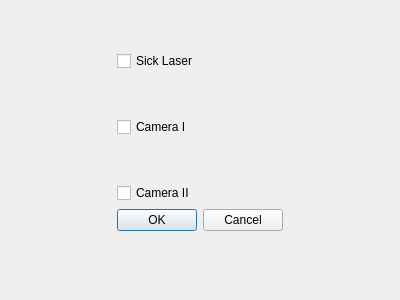
<?xml version="1.0" encoding="UTF-8"?>
<ui version="4.0">
 <class>sensor_select_dialog</class>
 <widget class="QDialog" name="sensor_select_dialog">
  <property name="geometry">
   <rect>
    <x>0</x>
    <y>0</y>
    <width>400</width>
    <height>300</height>
   </rect>
  </property>
  <property name="maximumSize">
   <size>
    <width>400</width>
    <height>300</height>
   </size>
  </property>
  <property name="windowTitle">
   <string>Select Sensor for Data Collection</string>
  </property>
  <layout class="QHBoxLayout" name="horizontalLayout_2">
   <item>
    <layout class="QHBoxLayout" name="horizontalLayout">
     <item>
      <spacer name="horizontalSpacer_2">
       <property name="orientation">
        <enum>Qt::Horizontal</enum>
       </property>
       <property name="sizeHint" stdset="0">
        <size>
         <width>40</width>
         <height>20</height>
        </size>
       </property>
      </spacer>
     </item>
     <item>
      <layout class="QVBoxLayout" name="verticalLayout_3">
       <item>
        <layout class="QVBoxLayout" name="verticalLayout_2">
         <item>
          <layout class="QVBoxLayout" name="verticalLayout">
           <item>
            <spacer name="verticalSpacer_3">
             <property name="orientation">
              <enum>Qt::Vertical</enum>
             </property>
             <property name="sizeHint" stdset="0">
              <size>
               <width>20</width>
               <height>40</height>
              </size>
             </property>
            </spacer>
           </item>
           <item>
            <widget class="QCheckBox" name="sick_laser_checkBox">
             <property name="text">
              <string>Sick Laser</string>
             </property>
            </widget>
           </item>
           <item>
            <spacer name="verticalSpacer">
             <property name="orientation">
              <enum>Qt::Vertical</enum>
             </property>
             <property name="sizeHint" stdset="0">
              <size>
               <width>20</width>
               <height>40</height>
              </size>
             </property>
            </spacer>
           </item>
           <item>
            <widget class="QCheckBox" name="camera_1_checkBox">
             <property name="text">
              <string>Camera I</string>
             </property>
            </widget>
           </item>
           <item>
            <spacer name="verticalSpacer_2">
             <property name="orientation">
              <enum>Qt::Vertical</enum>
             </property>
             <property name="sizeHint" stdset="0">
              <size>
               <width>20</width>
               <height>40</height>
              </size>
             </property>
            </spacer>
           </item>
           <item>
            <widget class="QCheckBox" name="camera_2_checkBox">
             <property name="text">
              <string>Camera II</string>
             </property>
            </widget>
           </item>
          </layout>
         </item>
         <item>
          <widget class="QDialogButtonBox" name="buttonBox">
           <property name="orientation">
            <enum>Qt::Horizontal</enum>
           </property>
           <property name="standardButtons">
            <set>QDialogButtonBox::Cancel|QDialogButtonBox::Ok</set>
           </property>
          </widget>
         </item>
        </layout>
       </item>
       <item>
        <spacer name="verticalSpacer_4">
         <property name="orientation">
          <enum>Qt::Vertical</enum>
         </property>
         <property name="sizeHint" stdset="0">
          <size>
           <width>20</width>
           <height>40</height>
          </size>
         </property>
        </spacer>
       </item>
      </layout>
     </item>
     <item>
      <spacer name="horizontalSpacer">
       <property name="orientation">
        <enum>Qt::Horizontal</enum>
       </property>
       <property name="sizeHint" stdset="0">
        <size>
         <width>40</width>
         <height>20</height>
        </size>
       </property>
      </spacer>
     </item>
    </layout>
   </item>
  </layout>
 </widget>
 <resources/>
 <connections>
  <connection>
   <sender>buttonBox</sender>
   <signal>accepted()</signal>
   <receiver>sensor_select_dialog</receiver>
   <slot>accept()</slot>
   <hints>
    <hint type="sourcelabel">
     <x>248</x>
     <y>254</y>
    </hint>
    <hint type="destinationlabel">
     <x>157</x>
     <y>274</y>
    </hint>
   </hints>
  </connection>
  <connection>
   <sender>buttonBox</sender>
   <signal>rejected()</signal>
   <receiver>sensor_select_dialog</receiver>
   <slot>reject()</slot>
   <hints>
    <hint type="sourcelabel">
     <x>316</x>
     <y>260</y>
    </hint>
    <hint type="destinationlabel">
     <x>286</x>
     <y>274</y>
    </hint>
   </hints>
  </connection>
 </connections>
</ui>
